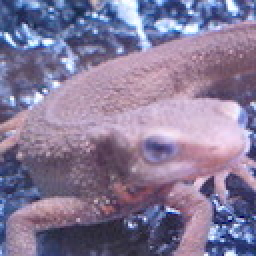
//> input picture Question_41_50/imori.jpg, 128 x 128 px (shown 2 times larger)
$ ./question_41_canny   (built with g++ and OpenCV 4)
//> lines starting //> are read from the running program, lines starting //| are printed output that depends on the picture; after the words box and inside, x2 and y2 are one past the last pixel; in counts of white or black regions, pixels touching at a corner belong together
#include <opencv2/core.hpp>
#include <opencv2/highgui.hpp>
#include <iostream>
#include <algorithm>
#include <Eigen/Dense>
using namespace std;


template<typename T>
class my_img
{
  T *F = nullptr;
  int    w;
  int    h;
  int    ch;
public:
  my_img(int iw,int ih) : w{iw},h{ih},ch{1} { cout << "alloc myimg" << endl; F = new T[w*h];}
  my_img(int iw,int ih,int ich) : w{iw},h{ih},ch{ich} { cout << "alloc myimg" << endl; F = new T[ich*w*h];}
  T& at(int y,int x) const {return F[w*y+x];}
  T& at(int y,int x,int c) const {return F[c*(w*h)+(w*y)+x];}
  ~my_img() { cout << "Free myimg" << endl; delete [] F;}
};

class canny
{
public:
  cv::Mat edge;
  cv::Mat angle;
};

cv::Mat RGB2Y(cv::Mat img){

  int w = img.cols;
  int h = img.rows;
  cv::Mat out = cv::Mat::zeros(h,w,CV_8UC1);

  for(int y = 0;y<h;y++) {
    for(int x  = 0;x<w;x++) {
      out.at<uchar>(y,x) = 0.2126 * (float)img.at<cv::Vec3b>(y,x)[2] + \
                                   0.7152 * (float)img.at<cv::Vec3b>(y,x)[1] + \
                                   0.0722 * (float)img.at<cv::Vec3b>(y,x)[0];
    }
  }

  return out;
}


cv::Mat Gusian(cv::Mat img,double sigma=1.3,int fil_size=3) {
  int w = img.cols;
  int h = img.rows;
  int r = 0;
  int ch_num = img.channels();
  int pad = floor(fil_size/2);
  double filter[fil_size][fil_size];
  double fil_sum =0;

  cv::Mat out = cv::Mat::zeros(h,w,CV_8UC3);

  for(int i =0;i< fil_size;i++) {
    for(int j =0;j<fil_size;j++) {
      int x = j - pad;
      int y = i - pad;
      filter[i][j]=1/(2*M_PI* sigma)*exp(-(x*x+y*y)/(2*sigma*sigma));
      fil_sum+=filter[i][j];
    }
  }

  for(int i =0;i< fil_size;i++) {
    for(int j =0;j<fil_size;j++) {
      filter[i][j]/=fil_sum;
    }
  }

  for(int ch = 0;ch<ch_num;ch++) {
    for(int j = 0;j<h;j++) {
      for(int i  = 0;i<w;i++) {
        r = 0;
        for(int jj = -1;jj <= 1;jj++) {
          for(int ii  = -1;ii <= 1;ii++) {
            if( i+ii>=0 and j+jj>=0 and i+ii<w or j+jj<h) {
              r += filter[ii+1][jj+1] * img.at<cv::Vec3b>(i+ii,j+jj)[ch];
            }
          }
        }
        out.at<cv::Vec3b>(i,j)[ch] = r;
      }
    }
  }
  return out;
}


cv::Mat sobal_filter(cv::Mat img,bool bvertical = false) {
  int w = img.cols;
  int h = img.rows;
  int ch_num = img.channels();
  double filter[3][3]={{1,2,1},{0,0,0},{-1,-2,-1}};

  if (!bvertical){
    filter[0][1] = 0;
    filter[2][1] = 0;
    filter[1][0] = 2;
    filter[1][2] = -2;
    filter[0][2] = -1;
    filter[2][0] =  1;
    filter[2][2] = -1;
  }

  // for(int j = 0;j<3;j++) {
  //   cout << filter[j][0] << "," << filter[j][1] << "," << filter[j][2] << endl;
  // }

  cv::Mat imgY= RGB2Y(img);
  cv::Mat out = cv::Mat::zeros(w,h,CV_8UC1);

  for(int j = 0;j<h;j++) {
    for(int i  = 0;i<w;i++) {
      double r = 0;
      for(int jj = -1;jj < 2;jj++) {
        for(int ii  = -1;ii < 2;ii++) {
          if( i+ii>=0 and j+jj>=0 and i+ii<w and j+jj<h) {
            r+= filter[jj+1][ii+1]*(double)imgY.at<uchar>(j+jj,i+ii);
          }
        }
      }
      r = fmax(r,0);
      r = fmin(r,255);
      out.at<uchar>(j,i) = static_cast<uchar>(r);
    }
  }
  return out;
}

uchar convertAngle(int angle)
{
  if (angle <= 22.5) {
    return 0;
  }else if (angle <= 67.5) {
    return 45;
  }else if (angle <= 112.5) {
    return 90;
  }else if (angle <= 157.5) {
    return 135;
  }
  return 0;
}

void CannyEdge(cv::Mat imgFx,cv::Mat imgFy,canny &imgCanny)
{
  int w = imgFx.cols;
  int h = imgFx.rows;
  int edge,angle;
  uchar fx,fy;

  for(int y=0;y<h;y++) {
    for(int x=0;x<w;x++) {
      fx = imgFx.at<uchar>(y,x);
      fx = fmax(fx,0.000001);
      fy = imgFy.at<uchar>(y,x);
      edge = sqrt(fx*fx+fy*fy);
      edge = min(edge,255);
      edge = max(edge,0);
      angle= atan2(fy,fx);
      angle= angle/M_PI*180;

      if(angle < -22.5){
        angle = 180 + angle;
      } else if (angle >= 157.5) {
        angle = angle - 180;
      }

      imgCanny.edge.at<uchar>(y,x) = edge;
      imgCanny.angle.at<uchar>(y,x) = convertAngle(angle);
    }
  }

}

// [28 lines left out: function answer41, not called in this run]

cv::Mat Canny_Nms(canny c,cv::Mat out)
{
  int w = c.angle.cols;
  int h = c.angle.rows;
  int angle;
  int edge0,edge1,edge2,maxEdge;
  int x1,y1,x2,y2;
  uchar fx,fy;

  for(int y=0;y<h;y++) {
    for(int x=0;x<w;x++) {
      angle = c.angle.at<uchar>(y,x);
      if(edge0==0) {
        x1 =x-1;y1=y;
        x2 =x+1;y2=y;
      }
      else if(edge0==45) {
        x1 =x-1;y1=y+1;
        x2 =x+1;y2=y-1;
      }
      else if(edge0==90) {
        x1 =x;y1=y-1;
        x2 =x;y2=y+1;
      }
      else if(edge0==90) {
        x1 =x-1;y1=y-1;
        x2 =x+1;y2=y+1;
      }
      x1=max(min(x1,w-1),0);y1=max(min(y1,w-1),0);
      x2=max(min(x2,w-1),0);y2=max(min(y2,w-1),0);
      edge0 = c.edge.at<uchar>(y ,x );
      edge1 = c.edge.at<uchar>(y1,x1);
      edge2 = c.edge.at<uchar>(y2,x2);
      maxEdge = max({edge0,edge1,edge2});

      edge0 = (maxEdge==edge0) ? edge0 : 0;
      out.at<uchar>(y,x) = edge0;
    }
  }

  return out;
}

cv::Mat Canny_TH(cv::Mat img,cv::Mat out,int HT=50,int LT=20)
{
  int w = img.cols;
  int h = img.rows;
  int angle;
  int edge,edgeSw;
  int x1,y1,x2,y2;
  uchar fx,fy;

  for(int y=0;y<h;y++) {
    for(int x=0;x<w;x++) {
      edge = img.at<uchar>(y,x);
      //TH
      if( edge >= HT ) {
        edge = 255;
      }
      else if( edge < LT ) {
        edge = 0;
      }
      else{
        edge = 0;
        for(int j=y-1;j<=y+1;j++) {
          for(int i=x-1;i<=x+1;i++) {
            y1 = max(min(j,h-1),0);
            x1 = max(min(i,w-1),0);
            edgeSw = img.at<uchar>(y1,x1);
            if( edgeSw >= HT) {
              edge = 255;
              break;
            }
          }
        }
      }
      out.at<uchar>(y,x) = edge;
    }
  }

  return out;
}

// [32 lines left out: function answer42, not called in this run]


cv::Mat answer43(cv::Mat img)
{
  int w = img.cols;
  int h = img.rows;
  int ch_num = img.channels();
  int ow = w;
  int oh = h;
  int grid = 8;
  int K = 4;
  canny c;
  c.angle = cv::Mat::zeros(h,w,CV_8UC1);
  c.edge  = cv::Mat::zeros(h,w,CV_8UC1);

  my_img<double> dct_store{w,h,ch_num};
  cv::Mat imgY= RGB2Y(img);

  imgY = Gusian(img,1.4,5);
  cv::Mat imgYx = sobal_filter(img,false);
  cv::Mat imgYy = sobal_filter(img,true);

  CannyEdge(imgYx,imgYy,c);

  cv::Mat out1 = cv::Mat::zeros(h,w,CV_8UC1);
  cv::Mat out2 = cv::Mat::zeros(h,w,CV_8UC1);

  out1 = Canny_Nms(c,out1);
  out2 = Canny_TH(out1,out2,50,20);

  cv::Mat disp;
  cv::Mat tmp[2]={out1,out2};
  cv::hconcat(tmp, 2, disp);

  return disp;
}

int main(int argc, const char* argv[]){
  cv::Mat img = cv::imread("../Question_41_50/imori.jpg",cv::IMREAD_COLOR);
//> img is the input picture: 128 rows x 128 cols, CV_8UC3; mean B, G, R 152.8, 121.8, 134.1
  cv::Mat out = answer43(img);
//> after the loop in RGB2Y, `for(int y = 0;y<h;y++)`:
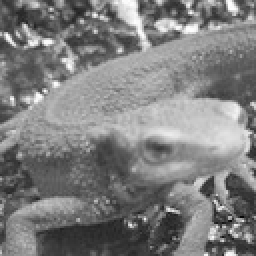
//> out: 128 rows x 128 cols, CV_8UC1 (shown 2 times larger); min 6, max 254, mean 126.2
//> the loop in Gusian, `for(int ch = 0;ch<ch_num;ch++)` made 3 passes
//> r on passes 1 to 3: 19, 11, 7
//> after the loop in Gusian, `for(int ch = 0;ch<ch_num;ch++)`:
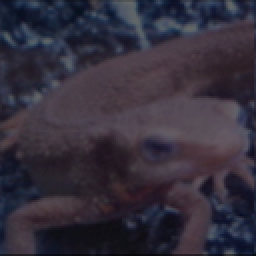
//> out: 128 rows x 128 cols, CV_8UC3 (shown 2 times larger); mean B, G, R 60.3, 47.2, 52.5
//> after the loop in Gusian, `for(int ch = 0;ch<ch_num;ch++)`: r = 7
//> call 2 of sobal_filter, with bvertical = true
//> after the loop in sobal_filter (call 2), `for(int j = 0;j<h;j++)`:
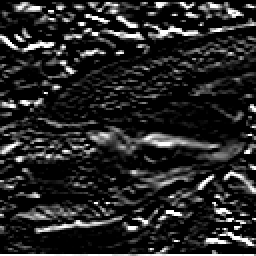
//> out: 128 rows x 128 cols, CV_8UC1 (shown 2 times larger); min 0, max 255, mean 38.4
//> the loop in CannyEdge, `for(int y=0;y<h;y++)` made 128 passes
//> fy on passes 1 to 12: 0, 0, 30, 140, 19, 0, 0, 0, 0, 0, 0, 145
//> after the loop in CannyEdge, `for(int y=0;y<h;y++)`:
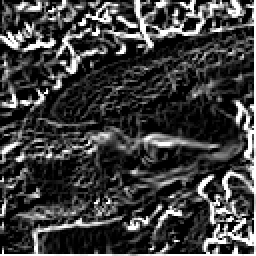
//> imgCanny.edge: 128 rows x 128 cols, CV_8UC1 (shown 2 times larger); min 0, max 255, mean 62
//> after the loop in CannyEdge, `for(int y=0;y<h;y++)`: fx = 250; fy = 170; edge = 255; angle = 0
//> in Canny_Nms, `int w = c.angle.cols;`: w = 128
//> the loop in Canny_Nms, `for(int y=0;y<h;y++)` made 128 passes
//> (x1, y1, x2, y2) on passes 1 to 12: (124, 0, 126, 0), (126, 1, 127, 1), (126, 2, 127, 2), (125, 3, 127, 3), (126, 4, 127, 4), (126, 5, 127, 5), (126, 6, 127, 6), (126, 7, 127, 7), (125, 8, 127, 8), (126, 9, 127, 9), (126, 10, 127, 10), (126, 11, 127, 11)
//> after the loop in Canny_Nms, `for(int y=0;y<h;y++)`:
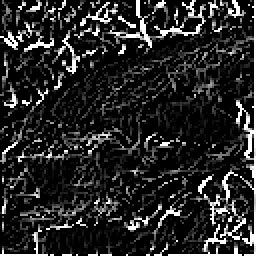
//> out: 128 rows x 128 cols, CV_8UC1 (shown 2 times larger); min 0, max 255, mean 39
//> after the loop in Canny_Nms, `for(int y=0;y<h;y++)`: angle = 0; x1 = 121; y1 = 127; x2 = 123; y2 = 127; edge0 = 255
//> the loop in Canny_TH, `for(int y=0;y<h;y++)` made 128 passes
//> (x1, edgeSw) on passes 1 to 12: (60, 0), (3, 59), (74, 53), (88, 127), (63, 0), (112, 0), (19, 0), (65, 0), (120, 142), (106, 78), (110, 61), (113, 116)
//> after the loop in Canny_TH, `for(int y=0;y<h;y++)`:
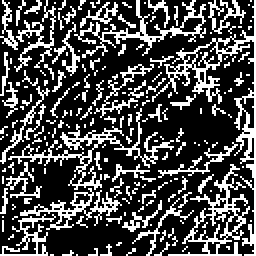
//> out: 128 rows x 128 cols, CV_8UC1 (shown 2 times larger); 29% white in thin lines or dots
//> in answer43, `cv::hconcat(tmp, 2, disp);`:
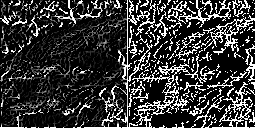
//> disp: 128 rows x 256 cols, CV_8UC1; min 0, max 255, mean 56.5

  cv::imshow("sample", out);
  cv::waitKey(0);
  cv::destroyAllWindows();

  return 0;
}

$ run again, with Question_41_50/thorino.jpg copied over Question_41_50/imori.jpg
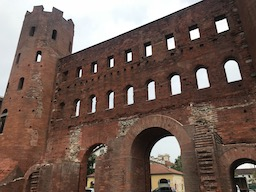
//> input picture Question_41_50/thorino.jpg, 256 x 192 px
//> img is the input picture: 192 rows x 256 cols, CV_8UC3; mean B, G, R 85.6, 94.3, 114.5
//> after the loop in Gusian, `for(int ch = 0;ch<ch_num;ch++)`: r = 0
//> the loop in CannyEdge, `for(int y=0;y<h;y++)` made 256 passes
//> (fx, fy, edge, angle) on passes 1 to 3: (13, 0, 13, 0), (22, 0, 22, 0), (6, 0, 6, 0)
//> in Canny_Nms, `int w = c.angle.cols;`: w = 256
//> in Canny_Nms, `int h = c.angle.rows;`: h = 192
//> after the loop in Canny_Nms, `for(int y=0;y<h;y++)`: angle = 0; x1 = 254; y1 = 191; x2 = 255; y2 = 191; edge0 = 0
//> the loop in Canny_TH, `for(int y=0;y<h;y++)` made 192 passes
//> (y1, x1, edgeSw) on passes 1 to 3: (0, 0, 0), (2, 192, 0), (3, 189, 25)
//> after the loop in Canny_TH, `for(int y=0;y<h;y++)`:
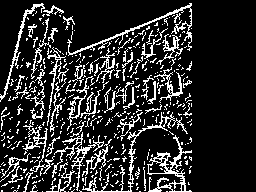
//> out: 192 rows x 256 cols, CV_8UC1; 16.7% white in thin lines or dots, all inside (x1, y1, x2, y2) = (0, 3, 192, 192)
//> in answer43, `cv::hconcat(tmp, 2, disp);`:
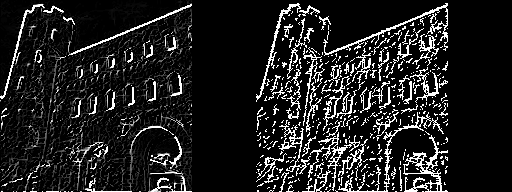
//> disp: 192 rows x 512 cols, CV_8UC1; min 0, max 255, mean 32.1
